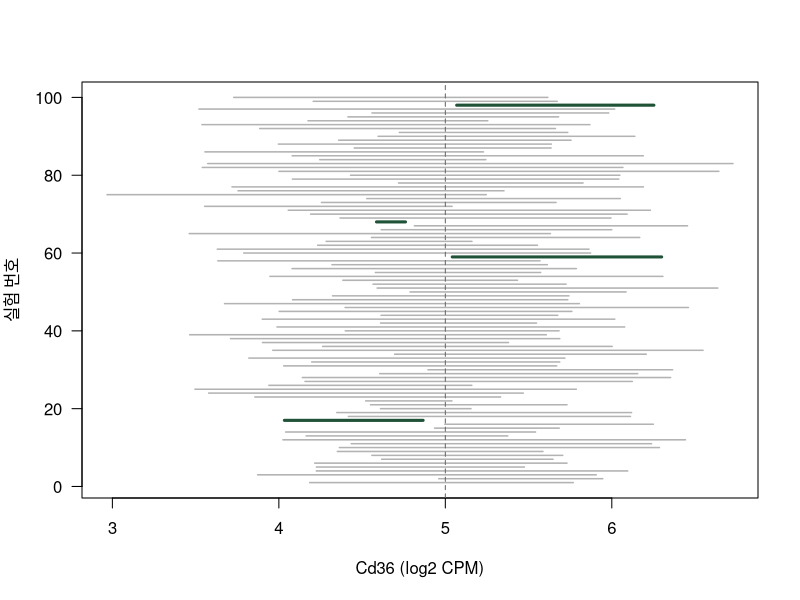

Write the R code that produced this figure.
## ---- chunk 1
#| label: setup-data
mu <- 5.0; sigma <- 0.8; n <- 6      # 참값 (실제 실험에서는 모름)

set.seed(20261022)
x <- round(rnorm(n, mean = mu, sd = sigma), 2)
x
## ---- chunk 2
#| label: point
xbar <- mean(x)
s    <- sd(x)
se   <- s / sqrt(n)          # 표준오차 추정값 (4장)
c(xbar = xbar, s = s, se = se)
## ---- chunk 3
#| label: ci-z
xbar + c(-1, 1) * qnorm(0.975) * sigma / sqrt(n)
## ---- chunk 4
#| label: ci-t
qt(0.975, df = n - 1)                          # 1.96 대신 쓰는 값
xbar + c(-1, 1) * qt(0.975, df = n - 1) * se   # 손으로 계산
t.test(x)$conf.int                             # t.test()와 비교
## ---- chunk 5
#| label: t-mult
round(qt(0.975, df = c(3, 6, 10, 30, 100) - 1), 2)   # n = 3, 6, 10, 30, 100
## ---- chunk 6
#| label: ci-100
set.seed(1)
ci100 <- t(replicate(100, {
  y <- rnorm(n, mu, sigma)
  mean(y) + c(-1, 1) * qt(0.975, n - 1) * sd(y) / sqrt(n)
}))
hit <- ci100[, 1] <= mu & mu <= ci100[, 2]     # 참값을 포함했나
sum(hit)
which(!hit)                                     # 빗나간 실험 번호
## ---- chunk 7
#| label: fig-ci-100
#| fig-cap: "6마리 실험 100번의 95% 신뢰구간. 회색: 참값을 포함, 초록: 빗나감. 점선: 참값 5.0"
#| fig-height: 6
plot(NA, xlim = range(ci100), ylim = c(1, 100), las = 1,
     xlab = "Cd36 (log2 CPM)", ylab = "실험 번호")
segments(ci100[, 1], 1:100, ci100[, 2], 1:100,
         col = ifelse(hit, "grey70", "#1F5236"), lwd = ifelse(hit, 1.5, 3))
abline(v = mu, lty = 2, col = "grey40")
## ---- chunk 8
#| label: coverage
set.seed(2)
coverage <- function(nn) {
  r <- replicate(10000, {
    y <- rnorm(nn, mu, sigma)
    se_y <- sd(y) / sqrt(nn)
    c(z_1.96 = abs(mean(y) - mu) <= qnorm(0.975) * se_y,
      t      = abs(mean(y) - mu) <= qt(0.975, nn - 1) * se_y)
  })
  rowMeans(r)
}
cov_tab <- t(sapply(c(3, 6, 30), coverage))
rownames(cov_tab) <- c("n = 3", "n = 6", "n = 30")
cov_tab
## ---- chunk 9
#| label: language
set.seed(3)
check <- replicate(10000, {
  y  <- rnorm(n, mu, sigma)
  ci <- mean(y) + c(-1, 1) * qt(0.975, n - 1) * sd(y) / sqrt(n)
  y2 <- rnorm(n, mu, sigma)                                  # 같은 실험을 한 번 더
  c(contains_mu    = ci[1] <= mu & mu <= ci[2],
    next_mean_in   = ci[1] <= mean(y2) & mean(y2) <= ci[2],
    mice_in        = pnorm(ci[2], mu, sigma) - pnorm(ci[1], mu, sigma))  # 모집단 마우스 중 구간 안의 비율
})
round(rowMeans(check), 3)
## ---- chunk 10
#| label: width
round(qt(c(0.95, 0.975, 0.995), df = 5) * sigma / sqrt(6), 2)      # 90, 95, 99%, n = 6
nn <- c(3, 6, 12, 24)
round(qt(0.975, df = nn - 1) * sigma / sqrt(nn), 2)                # 95%, n = 3, 6, 12, 24
